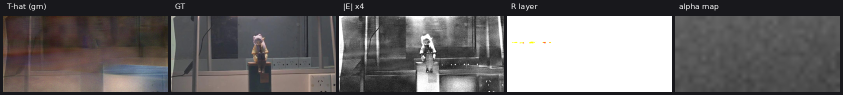
#> input picture E3_structure.png, 1686 x 190 px (shown at 1/2 size)
$ python -i build_real_pair_testset.py   (imports and definitions only)   (older library calls are emulated)
#> lines starting #> are read from the running program, lines starting #| are printed output that depends on the picture
#!/usr/bin/env python3
"""实拍配对测试集构建（2026-09-17 轮）: 同机位「有反射 I / 无反射 T」配对
→ 边缘域暴力搜索对齐(无迭代、不会发散) + 稳健光度增益 + 无反射段抖动底诊断。

判据设计（2026-09-17 两轮修订，见 docs/）：
  - ECC 在低纹理玻璃墙上会发散（实测 174546 → 101px），故改用边缘域全搜索；
  - 「补光无反射」帧是**故意打光**，其差异(54–107)比反射差异还大，不能当漂移基线；
  - 改用**无反射状态段内部**的帧间抖动作为噪声/漂移底 σ_map —— 与待检差异 I−gT 相互独立，非循环。

G-1''（逐场景）:  ① 对齐峰值显著 (peak_ratio>=3) 且位移<=15px
                  ② 反射信号显著: frac(D>25) >= 5%
                  ③ 非反射区达到抖底: median(D[~M]) <= max(8, 2*floor)
                  其中 M = D > max(3*floor, 8)
G-2: 通过场景数 >= 10/13
产出 data/test_sets/real_pair_0917/{scene}/{I,T}.png + meta.json + DO_NOT_USE_IN_TRAINING.md
"""
import argparse, json, os, re, sys
import cv2
import numpy as np

COARSE = 0.25
FINE = 0.5
SEARCH_PX = 16      # 粗搜半径（原图像素）
SEG_MAX = 6         # 抖动底用的无反射段帧数上限


# [8 lines left out: function parse_labels, not called in this run]


def edge_mag(gray):
    g = cv2.GaussianBlur(gray, (5, 5), 0)
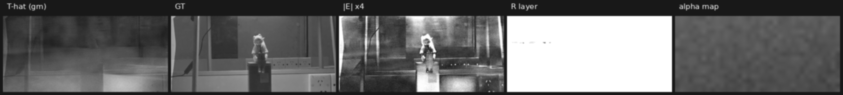
#> g: shape (190, 1686) (shown at 1/2 size); min 24, max 255, mean 102.6
    sx = cv2.Sobel(g, cv2.CV_32F, 1, 0)
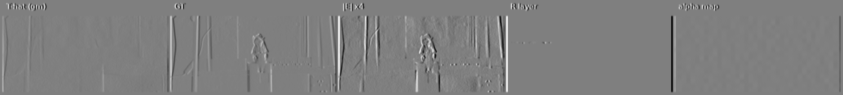
#> sx: shape (190, 1686) float32 (shown at 1/2 size); min -580, max 580, mean 0; drawn with min black and max white
    sy = cv2.Sobel(g, cv2.CV_32F, 0, 1)
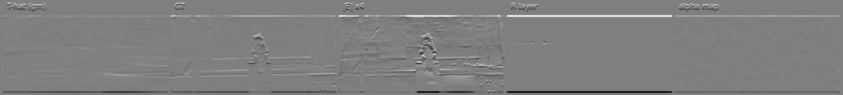
#> sy: shape (190, 1686) float32 (shown at 1/2 size); min -580, max 580, mean 0; drawn with min black and max white
    return cv2.magnitude(sx, sy)
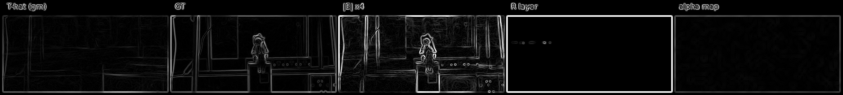
#> returned value: shape (190, 1686) float32 (shown at 1/2 size); min 0, max 580, mean 31.3; drawn with min black and max white


# [50 lines left out: functions align_bruteforce, robust_gain, not called in this run]


def warp(im, dx, dy, hw):
    M = np.float32([[1, 0, dx], [0, 1, dy]])
    return cv2.warpAffine(im, M, hw, flags=cv2.INTER_LINEAR, borderMode=cv2.BORDER_REPLICATE)


# [98 lines left out: function main, not called in this run]


# [2 lines not run here, left out]

>>> import cv2
>>> picture = cv2.imread('../E3_structure.png', cv2.IMREAD_GRAYSCALE)
>>> result = edge_mag(picture)

$ run again, on RDNet_901_frame0_analyze.png
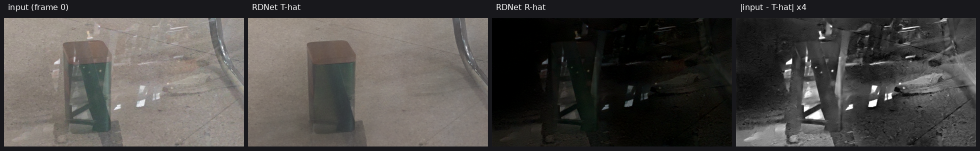
#> input picture RDNet_901_frame0_analyze.png, 1960 x 301 px (shown at 1/2 size)
#> in edge_mag, `sy = cv2.Sobel(g, cv2.CV_32F, 0, 1)`:
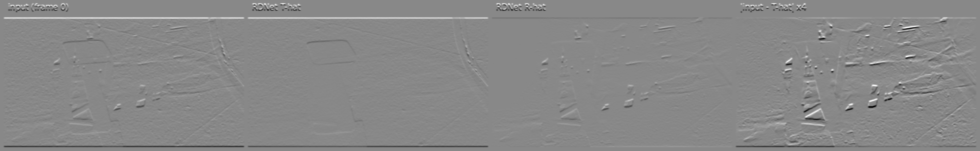
#> sy: shape (301, 1960) float32 (shown at 1/2 size); min -564, max 492, mean 0; drawn with min black and max white
#> in edge_mag, `return cv2.magnitude(sx, sy)`:
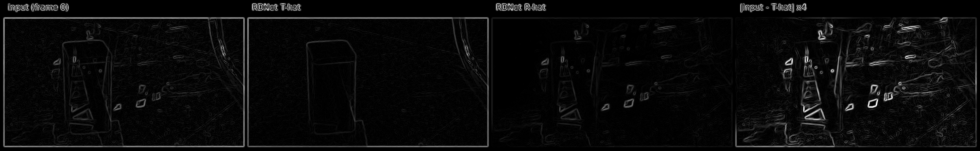
#> returned value: shape (301, 1960) float32 (shown at 1/2 size); min 0, max 592.6, mean 23; drawn with min black and max white

$ run again, on RDNet_901_frame0_vs_600.png
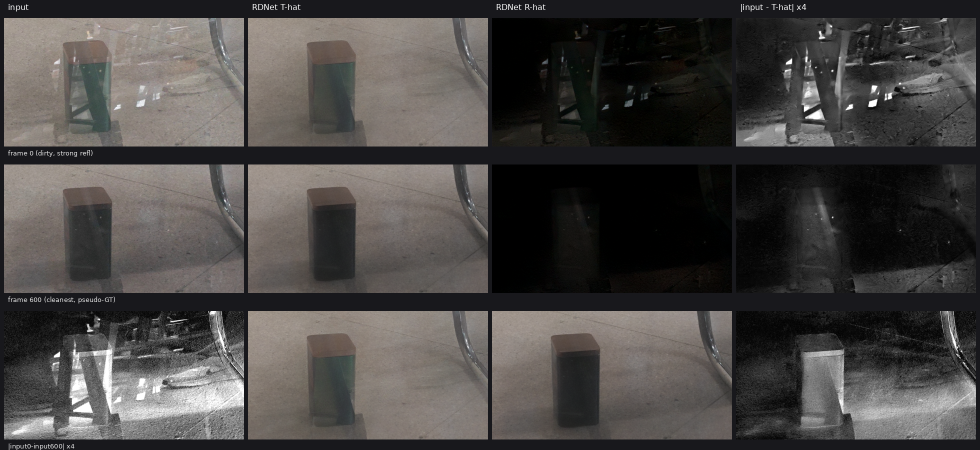
#> input picture RDNet_901_frame0_vs_600.png, 1960 x 899 px (shown at 1/2 size)
#> in edge_mag, `sy = cv2.Sobel(g, cv2.CV_32F, 0, 1)`:
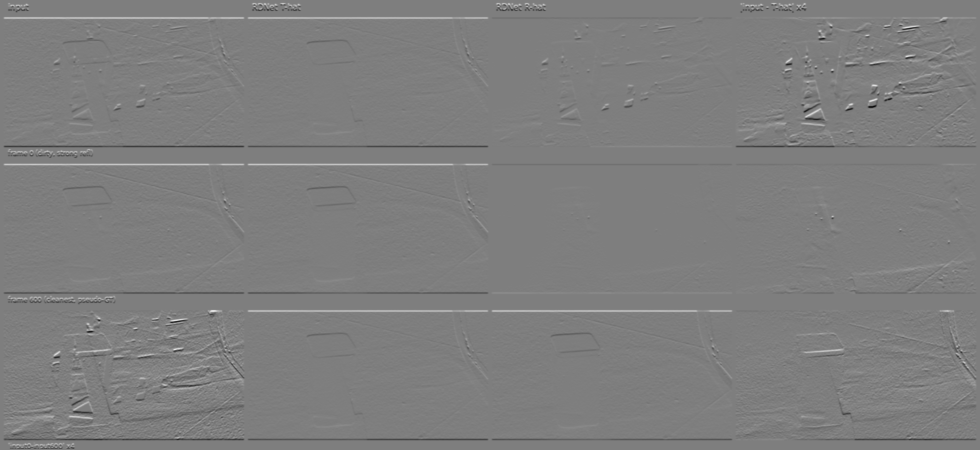
#> sy: shape (899, 1960) float32 (shown at 1/2 size); min -564, max 572, mean 0; drawn with min black and max white
#> in edge_mag, `return cv2.magnitude(sx, sy)`:
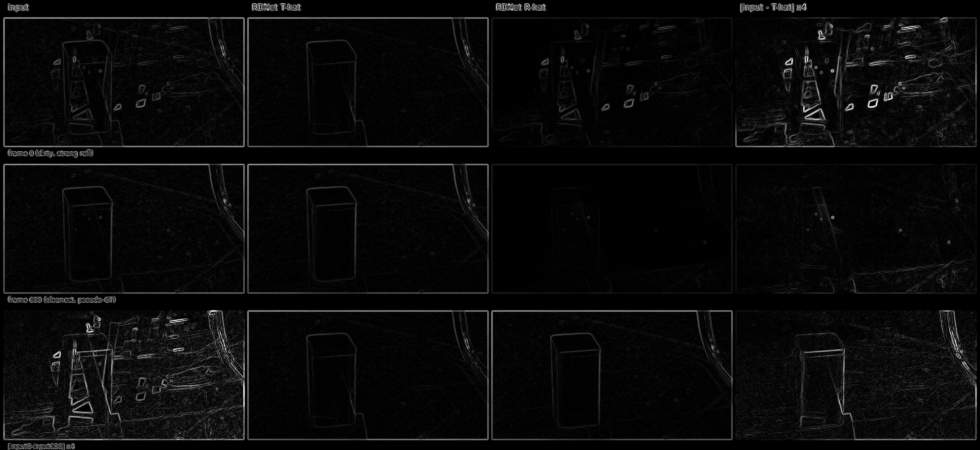
#> returned value: shape (899, 1960) float32 (shown at 1/2 size); min 0, max 592.6, mean 21.6; drawn with min black and max white
